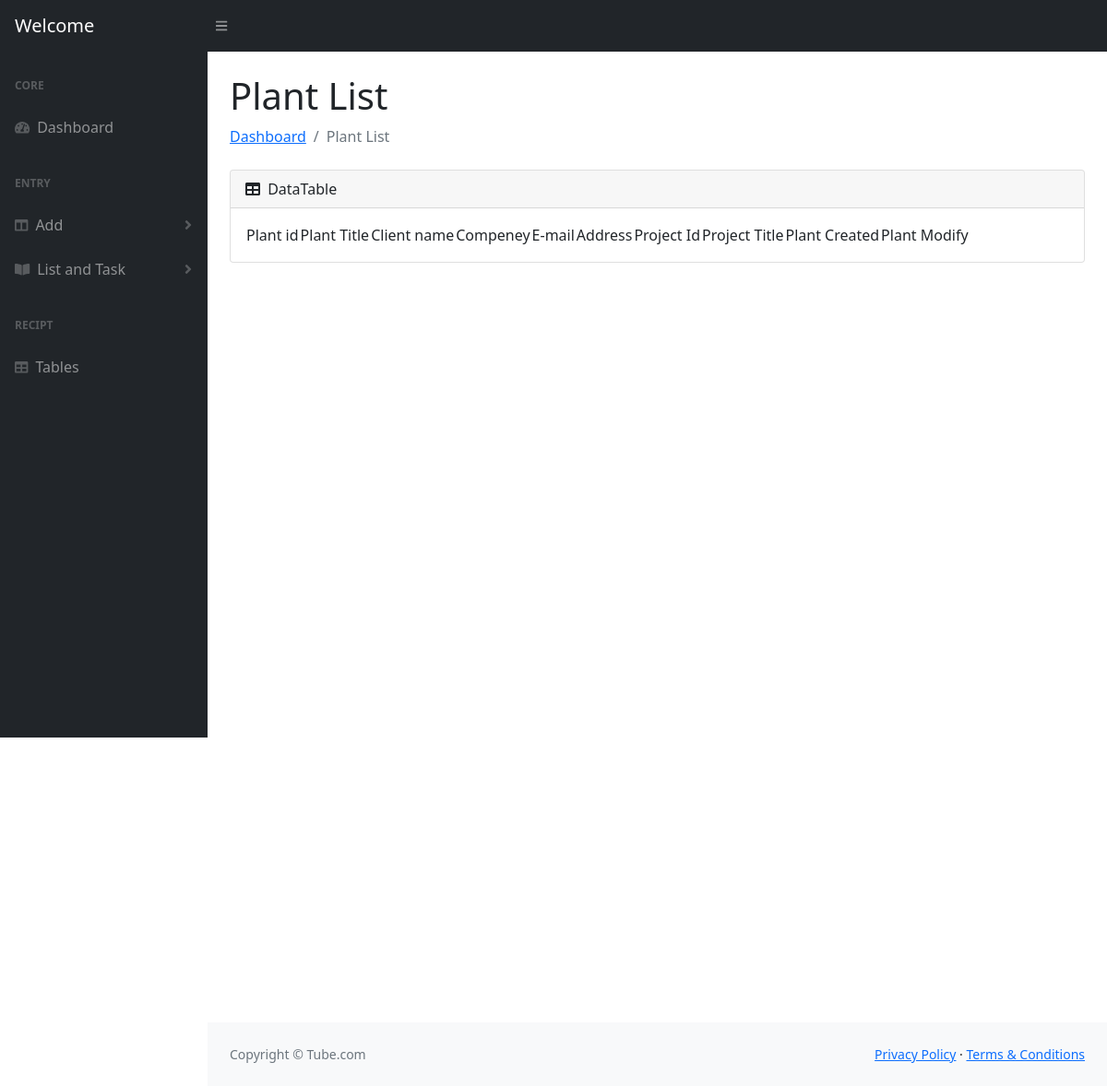
Page /vplant on the earlier database version.
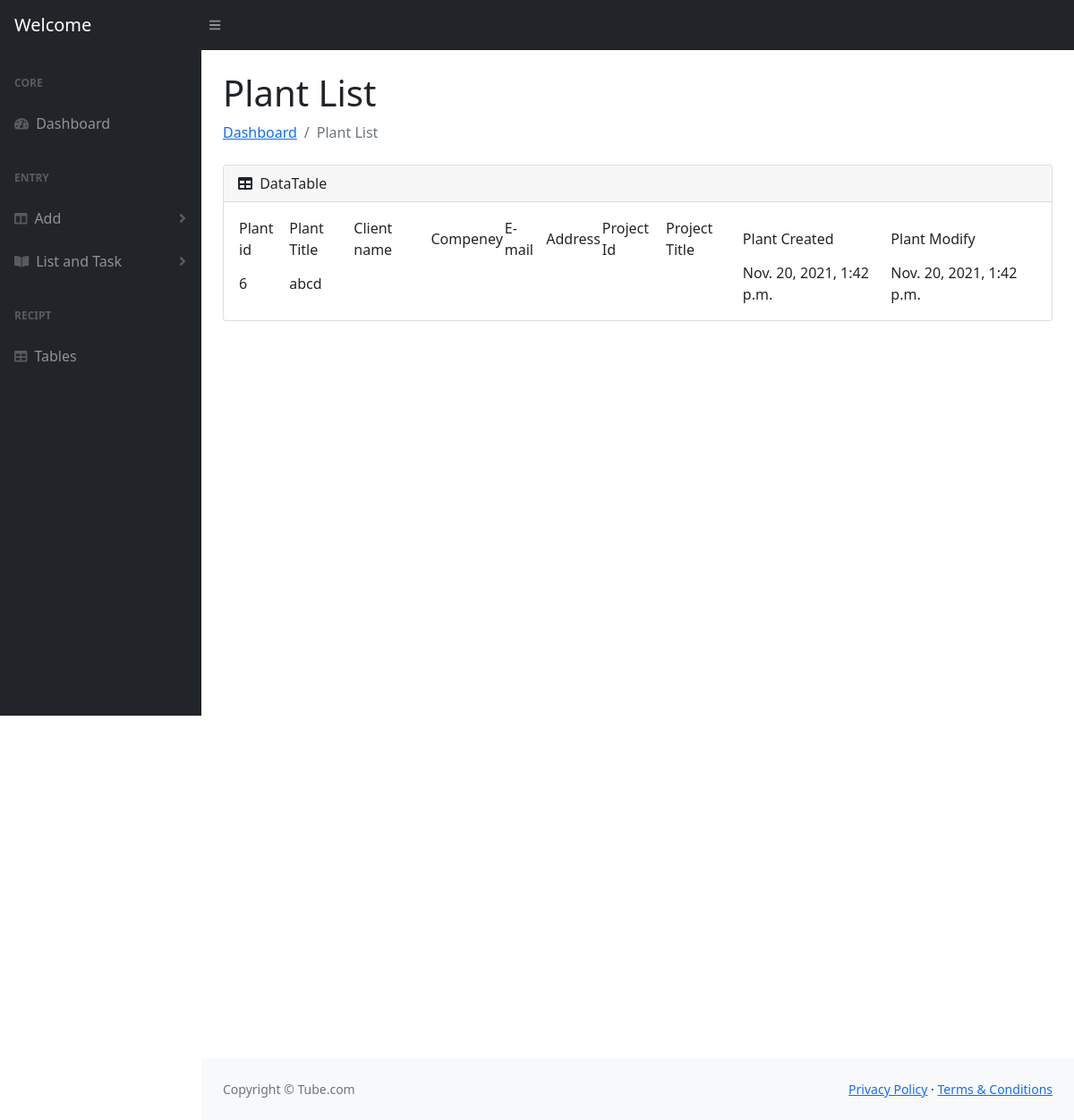
Same page on the later database version.
### moduls/models.py (models this page shows)
class Plant(models.Model):
    plantid = models.AutoField(primary_key=True)
    title = models.CharField(max_length=100)
    city = models.CharField(max_length=50,null=True)
    siteid = models.ForeignKey(Site, on_delete=models.CASCADE)
    created = models.DateTimeField(auto_now_add=True)
    modify = models.DateTimeField(auto_now=True)

### moduls/views.py (the view)
# urls.py: path('vplant',views.vplant,name = "vplant"),
def vplant(request):
    if request.method == 'POST':
        return render(request,'vplant.html')
    else:
        plantdata = Plant.objects.all()
        return render(request, 'vplant.html',{'pd':plantdata})

### moduls/templates/vplant.html (shortened to what the changed rows need)
<!DOCTYPE html>
<html lang="en">
{% load static %}
    <head>
        <link href="https://cdn.jsdelivr.net/npm/simple-datatables@latest/dist/style.css" rel="stylesheet" />
        <link href="{% static 'css/styles.css' %}" rel="stylesheet" />
    </head>
    <body class="sb-nav-fixed">
        <div id="layoutSidenav">
            <div id="layoutSidenav_content">
                <main>
                    <div class="container-fluid px-4">
 <h1 class="mt-4">Plant List</h1>
                        <div class="card mb-4">
                            <div class="card-body">
                               <table id="datatablesSimple">
                                      <tr>
                                            {% for i in pd %}
                                             <td>{{i.plantid}}</td>
                                            <td>{{i.title}}</td>
                                            <td>
                                            </td>
                                            <td>{{i.projectid.clientid.compenyname}}</td>
                                            <td>{{i.projectid.clientid.email}}</td>
                                            <td>{{i.projectid.clientid.address}}</td>
                                            <td>{{i.projectid.projectid}}</td>
                                            <td>{{i.projectid.projecttitle}}</td>
                                            <td>{{i.created}}</td>
                                            <td>{{i.modify}}</td>
                                      </tr>
                                        {% endfor %}
                               </table>
                            </div>
                        </div>
                    </div>
                </main>
            </div>
        </div>
    </body>
</html>

Differences in the rows shown:
added Plant: plantid "6", title "abcd", created "Nov. 20, 2021, 1:42 p.m.", modify "Nov. 20, 2021, 1:42 p.m."
